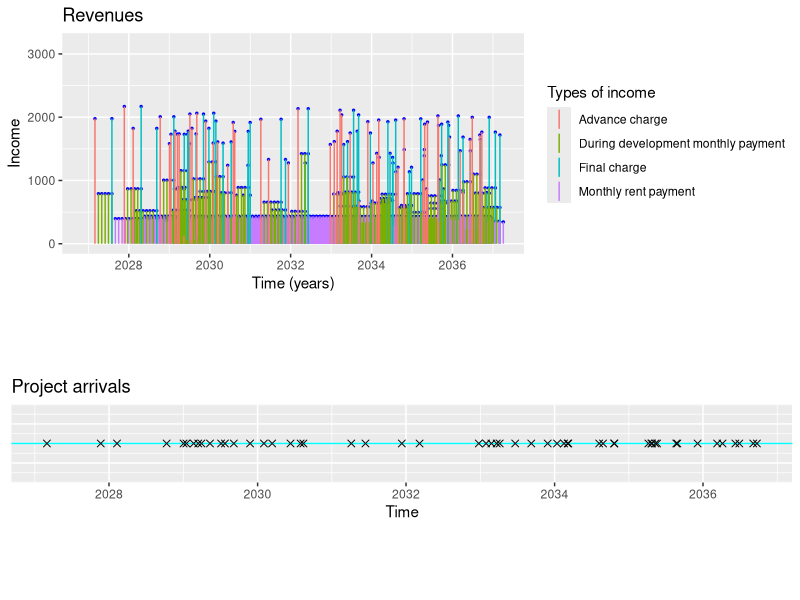
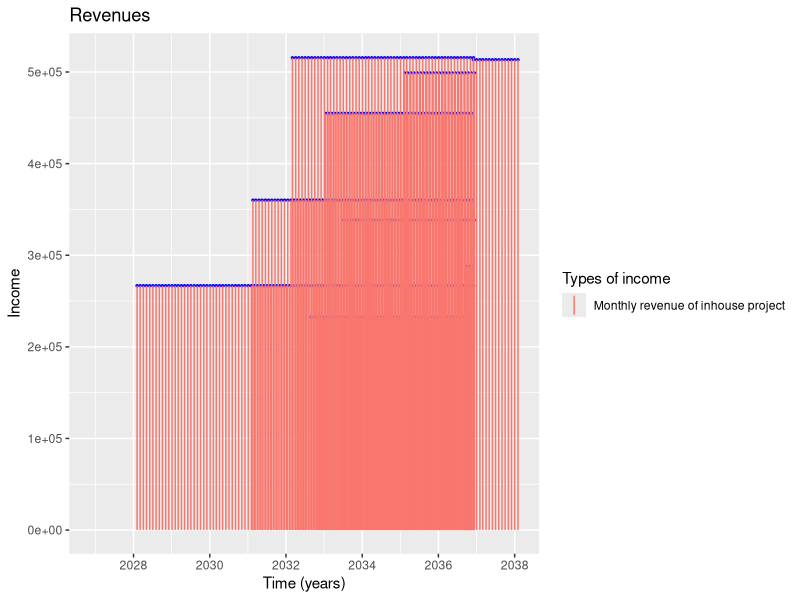
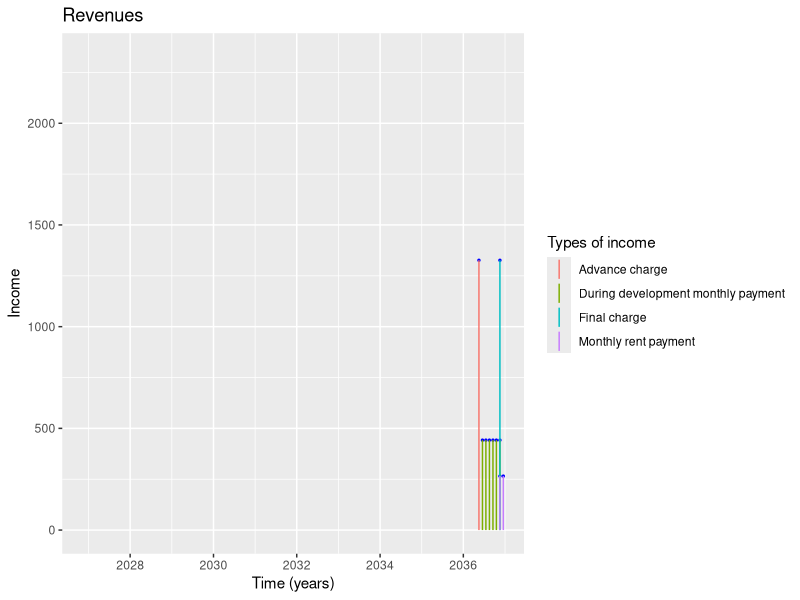

These charts were generated, in order, by the following R code:
library(lubridate)
library(ggplot2)
library(gridExtra)
library(grid)

# ---- Simulate cash flows from developing a type of project ----

# vals <- c()
# for (n in 1:10000) {
  
t=10 # Lifetime of the company
# Mexican economy
y=0.1 # Annual interest rate
r=-0.02 # Inflation rate
# Princing of the project
average.price=10000 # Expected price of the project
sd.price=100 # Standar deviation of the price of the project
minimum.price=500 # Minimum price accepted for the project
average.development.months=4 # Expected development time of the project measured in months
lambda.po=5 # Expected number of projects developed in a year
# Payment scheme
advance.charge.rate=0.25 # Percentage of the final price that is paid at the begining of the project
during.development.charge.rate=0.5 # Percentage of the final price that is paid during the development of the project
final.charge.rate=0.25 # Percentage of the final price that is paid at the end of the development of the project
monthly.rent.rate=0.05 # Percentaje of the price of the project to be charged monthly for project maintenance

positive.flows <- list()
negative.flows <- list()

positive.flows.df <- data.frame()
negative.flows.df <- data.frame()

# Calculate monthly effective interest rate
y12 <- (1+y)^(1/12)-1

time <- 0
arrival.time <- 0
interarrivals <- c()
arrivals <- c()
adjusted.prices <- c()
present.values <- c()
# Simulate projects arrivals
while (time < t) {
  interarrival.time <- rexp(n=1, rate=lambda.po)
  time <- time + interarrival.time 
  if (time < t) {
    interarrivals <- c(interarrivals, interarrival.time)
    arrival.time <- arrival.time + interarrival.time
    arrivals <- c(arrivals, arrival.time)
    # Compute the present value of the project that just came in
    price <- rnorm(1, mean=average.price, sd=sd.price)-rgamma(1, shape=2, rate=0.6)*1000
    price <- max(minimum.price, price)
    # Adjust price with inflation rate
    adjusted.price <- price*(1+r)^arrival.time
    adjusted.prices <- c(adjusted.prices, adjusted.price)
    # Payment scheme
    advance.charge <- adjusted.price*advance.charge.rate
    during.development.charge <- adjusted.price*during.development.charge.rate
    final.charge <- adjusted.price*final.charge.rate
    monthly.rent <- adjusted.price*monthly.rent.rate
    # Simulate development time in months
    development.time <- rlnorm(1, meanlog=0, sdlog=0.25)*average.development.months
    months <- ceiling(development.time)
    monthly.payment <- during.development.charge/months
    time.to.end <- t - (arrival.time + months/12)
    time.to.end <- max(0, time.to.end)
    months.to.end <- ceiling(time.to.end*12)
    # Populate cashflows date 
    now <- as_datetime(Sys.time())
    arrival.time.in.seconds <- as.numeric(duration(arrival.time, unit="years"))
    arrival.date <- now + seconds(arrival.time.in.seconds)
    index <- length(positive.flows) + 1
    entry <- list(arrival.date, advance.charge, TRUE, "Advance charge")
    positive.flows[[index]] <- entry
    positive.flows.df <- rbind(positive.flows.df, entry, stringsAsFactors=FALSE)
    for (l in 1:months) {
      monthly.payment.date <- arrival.date + months(l)
      index <- length(positive.flows) + 1
      entry <- list(monthly.payment.date, monthly.payment, TRUE, "During development monthly payment")
      positive.flows[[index]] <- entry
      positive.flows.df <- rbind(positive.flows.df, entry, stringsAsFactors=FALSE)
    }
    end.date <- arrival.date + months(months)
    index <- length(positive.flows) + 1
    entry <- list(end.date, final.charge, TRUE, "Final charge")
    positive.flows[[index]] <- entry
    positive.flows.df <- rbind(positive.flows.df, entry, stringsAsFactors=FALSE)
    for (s in 1:months.to.end) {
      monthly.rent.payment.date <- arrival.date + months(months + s)
      index <- length(positive.flows) + 1
      entry <-list(monthly.rent.payment.date, monthly.rent, TRUE, "Monthly rent payment")
      positive.flows[[index]] <- entry
      positive.flows.df <- rbind(positive.flows.df, entry, stringsAsFactors=FALSE)
    }
    names(positive.flows.df) <- c("Date","Amount","Income","Concept")
    #names(negative.flows.df) <- c("Date","Amount","Income","Concept")
    # Compute present values based on payment scheme
    discount.factor <- (1/(1+y))^arrival.time
    fractional.annuity <- ((1-(1/(1+y12))^months)/y12)
    advance.charge.present.value <- discount.factor*advance.charge
    monthly.charges.present.value <- discount.factor*monthly.payment*fractional.annuity
    final.payment.present.value <- discount.factor*((1/(1+y))^(development.time/12))*final.charge
    monthly.rents.present.value <- discount.factor*((1/(1+y))^(development.time/12))*monthly.rent*((1-(1/(1+y12))^(months.to.end))/y12)
    # Compute total present value
    present.value <- advance.charge.present.value + monthly.charges.present.value + final.payment.present.value + monthly.rents.present.value
    present.values <- c(present.values, present.value)
  }
}
sum(present.values)

# vals <- c(vals, sum(present.values))
# }
# mean(vals)

a <- ggplot(data=positive.flows.df, aes(x=as_datetime(positive.flows.df$Date), y=positive.flows.df$Amount)) +
  geom_point(color="blue", size=0.5) + 
  ylim(c(0,max(positive.flows.df$Amount)+1000)) +
  xlim(c(as_datetime(Sys.time()),max(as_datetime(positive.flows.df$Date)))) +
  #geom_hline(yintercept=mean(positive.flows$Amount), size=1, color="cyan") +
  #geom_linerange(aes(x=as_datetime(positive.flows$Date), ymax=positive.flows$Amount, ymin=0), color="#00AFBB") +
  geom_linerange(aes(x=as_datetime(positive.flows.df$Date), ymax=positive.flows.df$Amount, ymin=0, color=positive.flows.df$Concept)) +
  labs(title="Revenues", x="Time (years)", y="Income") +
  guides(color=guide_legend(title="Types of income"))

arrivals.df <- positive.flows.df[positive.flows.df$Concept %in% c("Advance charge"),]

b <- ggplot(data=arrivals.df, aes(x=as_datetime(arrivals.df$Date), y=c(0))) + 
  ylim(c(0,0)) +
  labs(title="Project arrivals", x="Time", y="") +
  theme(aspect.ratio=0.1, 
        axis.title.y=element_blank(),
        axis.text.y=element_blank(),
        axis.ticks.y=element_blank()) +
  geom_hline(yintercept=0, size=0.5, color="cyan") +
  geom_point(shape=4, size=2) 

grid.arrange(
  grobs = list(a,b),
  layout_matrix = rbind(c(1),
                        c(2))
)

# ---- Simulate cash flows from developing inhouse projects ----

t <- 10 # Lifetime of the company
# Mexican economy
y <- 0.8 # Annual interest rate
r <- -0.02 # Inflation rate
# Project details
lambda.po <- 1 # Expected number of projects developed in a year
average.development.months <- 14 # Expected development time of the project measured in months
# Revenue scheme
average.monthly.rent <- 400000 # Expected value of the monthly rent that the project will generate
sd.monthly.rent <- 100000 # Standar deviation of the monthly rent that the project will generate

positive.flows <- list()
negative.flows <- list()

positive.flows.df <- data.frame()
negative.flows.df <- data.frame()

# Calculate monthly effective interest rate
y12 <- (1+y)^(1/12)-1

time <- 0
arrival.time <- 0
interarrivals <- c()
arrivals <- c()
adjusted.prices <- c()
present.values <- c()
# Simulate projects arrivals
while (time < t) {
  interarrival.time <- rexp(n=1, rate=lambda.po)
  time <- time + interarrival.time 
  if (time < t) {
    interarrivals <- c(interarrivals, interarrival.time)
    arrival.time <- arrival.time + interarrival.time
    arrivals <- c(arrivals, arrival.time)
    # Get development time
    development.time <- rlnorm(1, meanlog=0, sdlog=0.25)*average.development.months
    months <- ceiling(development.time)
    time.to.end <- t - arrival.time - months/12
    months.to.end <- ceiling(time.to.end*12)
    monthly.rent <- rnorm(1, mean=average.monthly.rent, sd=sd.monthly.rent)
    monthly.rent <- max(0, monthly.rent)
    # Populate cash flows collections
    now <- as_datetime(Sys.time())
    arrival.time.in.seconds <- as.numeric(duration(arrival.time, unit="years"))
    arrival.date <- now + seconds(arrival.time.in.seconds)
    for (s in 1:months.to.end) {
      monthly.rent.payment.date <- arrival.date + months(months + s)
      index <- length(positive.flows) + 1
      entry <-list(monthly.rent.payment.date, monthly.rent, TRUE, "Monthly revenue of inhouse project")
      positive.flows[[index]] <- entry
      positive.flows.df <- rbind(positive.flows.df, entry, stringsAsFactors=FALSE)
    }
    names(positive.flows.df) <- c("Date","Amount","Income","Concept")
    #names(negative.flows.df) <- c("Date","Amount","Income","Concept")
    # Compute present values
    discount.factor <- (1/(1+y))^arrival.time
    monthly.rents.present.value <- discount.factor*monthly.rent*((1-(1/(1+y12))^(months.to.end))/y12)
    present.value <- monthly.rents.present.value
    present.values <- c(present.values, present.value)
  }
}
sum(present.values)

ggplot(data=positive.flows.df, aes(x=as_datetime(positive.flows.df$Date), y=positive.flows.df$Amount)) +
  geom_point(color="blue", size=0.5) + 
  ylim(c(0,max(positive.flows.df$Amount)+1000)) +
  xlim(c(as_datetime(Sys.time()),max(as_datetime(positive.flows.df$Date)))) +
  #geom_hline(yintercept=mean(positive.flows$Amount), size=1, color="cyan") +
  #geom_linerange(aes(x=as_datetime(positive.flows$Date), ymax=positive.flows$Amount, ymin=0), color="#00AFBB") +
  geom_linerange(aes(x=as_datetime(positive.flows.df$Date), ymax=positive.flows.df$Amount, ymin=0, color=positive.flows.df$Concept)) +
  labs(title="Revenues", x="Time (years)", y="Income") +
  guides(color=guide_legend(title="Types of income"))

# ---- Simulate cash flows of a single project ----

t=10 # Lifetime of the company
# Mexican economy
y=0.1 # Annual interest rates
r=-0.02 # Inflation rate
# Princing of the project
average.price=10000 # Expected price of the project
sd.price=100 # Standar deviation of the price of the project
minimum.price=500 # Minimum price accepted for the project
average.development.months=4 # Expected development time of the project measured in months
lambda.po=5 # Expected number of projects developed in a year
# Payment scheme
advance.charge.rate=0.25 # Percentage of the final price that is paid at the begining of the project
during.development.charge.rate=0.5 # Percentage of the final price that is paid during the development of the project
final.charge.rate=0.25 # Percentage of the final price that is paid at the end of the development of the project
monthly.rent.rate=0.05 # Percentaje of the price of the project to be charged monthly for project maintenance

positive.flows <- list()
negative.flows <- list()

positive.flows.df <- data.frame()
negative.flows.df <- data.frame()

# Calculate monthly effective interest rate
y12 <- (1+y)^(1/12)-1

time <- 0
arrival.time <- 0
interarrivals <- c()
arrivals <- c()
adjusted.prices <- c()
present.values <- c()

#interarrival.time <- rexp(n=1, rate=lambda.po)
interarrival.time <- 9.5
time <- time + interarrival.time 
if (time < t) {
  interarrivals <- c(interarrivals, interarrival.time)
  arrival.time <- arrival.time + interarrival.time
  arrivals <- c(arrivals, arrival.time)
  # Compute the present value of the project that just came in
  price <- rnorm(1, mean=average.price, sd=sd.price)-rgamma(1, shape=2, rate=0.6)*1000
  price <- max(minimum.price, price)
  # Adjust price with inflation rate
  adjusted.price <- price*(1+r)^arrival.time
  adjusted.prices <- c(adjusted.prices, adjusted.price)
  # Payment scheme
  advance.charge <- adjusted.price*advance.charge.rate
  during.development.charge <- adjusted.price*during.development.charge.rate
  final.charge <- adjusted.price*final.charge.rate
  monthly.rent <- adjusted.price*monthly.rent.rate
  # Simulate development time in months
  development.time <- rlnorm(1, meanlog=0, sdlog=0.25)*average.development.months
  months <- ceiling(development.time)
  monthly.payment <- during.development.charge/months
  time.to.end <- t - (arrival.time + months/12)
  time.to.end <- max(0, time.to.end)
  months.to.end <- ceiling(time.to.end*12)
  # Populate cashflows date 
  now <- as_datetime(Sys.time())
  arrival.time.in.seconds <- as.numeric(duration(arrival.time, unit="years"))
  arrival.date <- now + seconds(arrival.time.in.seconds)
  index <- length(positive.flows) + 1
  entry <- list(arrival.date, advance.charge, TRUE, "Advance charge")
  positive.flows[[index]] <- entry
  positive.flows.df <- rbind(positive.flows.df, entry, stringsAsFactors=FALSE)
  for (l in 1:months) {
    monthly.payment.date <- arrival.date + months(l)
    index <- length(positive.flows) + 1
    entry <- list(monthly.payment.date, monthly.payment, TRUE, "During development monthly payment")
    positive.flows[[index]] <- entry
    positive.flows.df <- rbind(positive.flows.df, entry, stringsAsFactors=FALSE)
  }
  end.date <- arrival.date + months(months)
  index <- length(positive.flows) + 1
  entry <- list(end.date, final.charge, TRUE, "Final charge")
  positive.flows[[index]] <- entry
  positive.flows.df <- rbind(positive.flows.df, entry, stringsAsFactors=FALSE)
  for (s in 1:months.to.end) {
    monthly.rent.payment.date <- arrival.date + months(months + s)
    index <- length(positive.flows) + 1
    entry <-list(monthly.rent.payment.date, monthly.rent, TRUE, "Monthly rent payment")
    positive.flows[[index]] <- entry
    positive.flows.df <- rbind(positive.flows.df, entry, stringsAsFactors=FALSE)
  }
  names(positive.flows.df) <- c("Date","Amount","Income","Concept")
  #names(negative.flows.df) <- c("Date","Amount","Income","Concept")
  # Compute present values based on payment scheme
  discount.factor <- (1/(1+y))^arrival.time
  fractional.annuity <- ((1-(1/(1+y12))^months)/y12)
  advance.charge.present.value <- discount.factor*advance.charge
  monthly.charges.present.value <- discount.factor*monthly.payment*fractional.annuity
  final.payment.present.value <- discount.factor*((1/(1+y))^(development.time/12))*final.charge
  monthly.rents.present.value <- discount.factor*((1/(1+y))^(development.time/12))*monthly.rent*((1-(1/(1+y12))^(months.to.end))/y12)
  # Compute total present value
  present.value <- advance.charge.present.value + monthly.charges.present.value + final.payment.present.value + monthly.rents.present.value
  present.values <- c(present.values, present.value)
}

ggplot(data=positive.flows.df, aes(x=as_datetime(positive.flows.df$Date), y=positive.flows.df$Amount)) +
  geom_point(color="blue", size=0.5) + 
  ylim(c(0,max(positive.flows.df$Amount)+1000)) +
  xlim(c(as_datetime(Sys.time()),max(as_datetime(positive.flows.df$Date)))) +
  #geom_hline(yintercept=mean(positive.flows$Amount), size=1, color="cyan") +
  #geom_linerange(aes(x=as_datetime(positive.flows$Date), ymax=positive.flows$Amount, ymin=0), color="#00AFBB") +
  geom_linerange(aes(x=as_datetime(positive.flows.df$Date), ymax=positive.flows.df$Amount, ymin=0, color=positive.flows.df$Concept)) +
  labs(title="Revenues", x="Time (years)", y="Income") +
  guides(color=guide_legend(title="Types of income"))